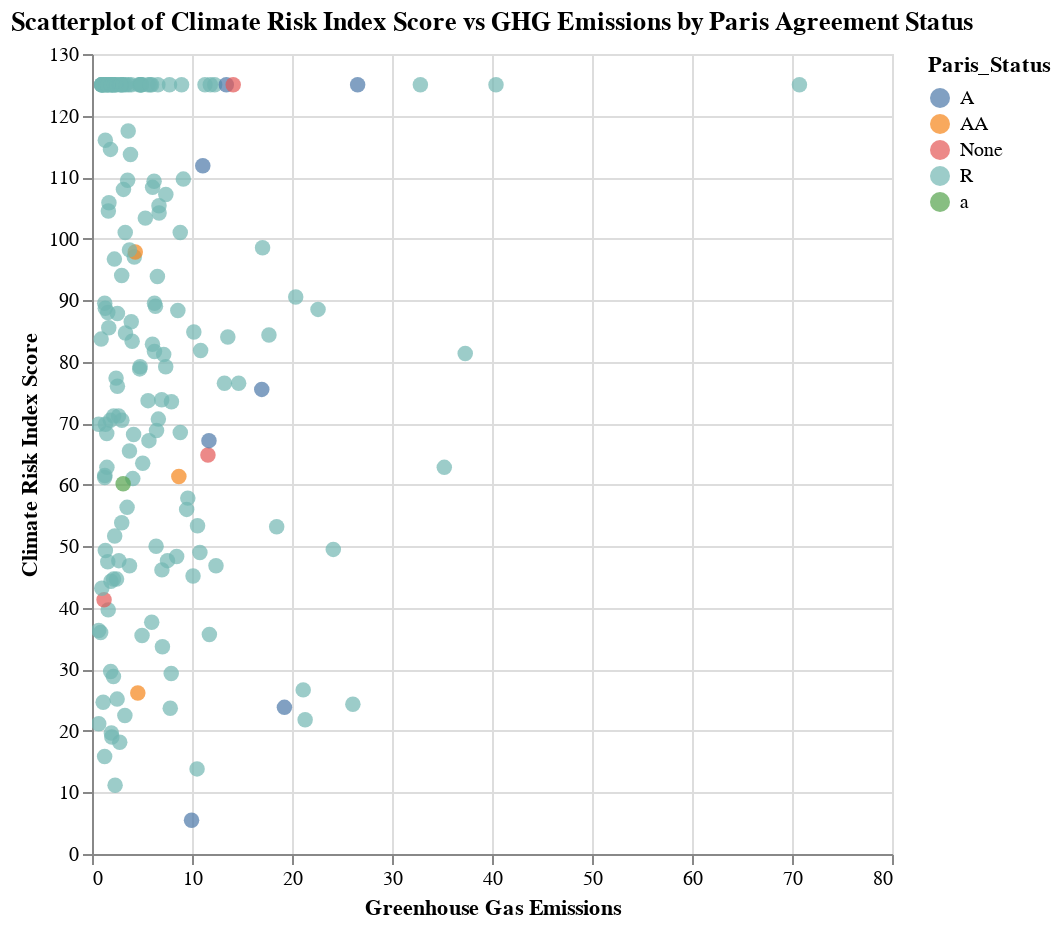

Source (notebook cell):
### Markdown cell above
The above plot shows the data with fitted regressions lines and confidence bounds. The bottom plot show the same data, but without the regression lines and in a more interactive form.

### Code cell
dot_chart = alt.Chart(simplified_data2).mark_circle(size = 60).encode(
    alt.X("GHG_Emissions", title = "Greenhouse Gas Emissions"),
    alt.Y("CRI_SCORE", title = "Climate Risk Index Score"),
    alt.Color("Paris_Status"),
    tooltip = [
        alt.Tooltip('Country_Name', title = "Country"),
        alt.Tooltip('GHG_Emissions',  title = "GHG Emissions"),
        alt.Tooltip('CRI_SCORE', title = "Climate Risk Score")]
).properties(
    width = 400,
    height = 400,
    title = "Scatterplot of Climate Risk Index Score vs GHG Emissions by Paris Agreement Status"
).interactive()

dot_chart

### Figure 1 — Vega-Lite specification as saved in the notebook (floating-point values rounded to 4 significant figures; data arrays with more than 128 entries replaced by an {"elided": "..."} marker saying what was removed)
{"config": {"view": {"continuousWidth": 300, "continuousHeight": 300}}, "data": {"name": "data-05460a8de04e125eb15aa53553f867b2"}, "mark": {"type": "circle", "size": 60}, "encoding": {"color": {"field": "Paris_Status", "type": "nominal"}, "tooltip": [{"field": "Country_Name", "title": "Country", "type": "nominal"}, {"field": "GHG_Emissions", "title": "GHG Emissions", "type": "quantitative"}, {"field": "CRI_SCORE", "title": "Climate Risk Score", "type": "quantitative"}], "x": {"field": "GHG_Emissions", "title": "Greenhouse Gas Emissions", "type": "quantitative"}, "y": {"field": "CRI_SCORE", "title": "Climate Risk Index Score", "type": "quantitative"}}, "height": 400, "params": [{"name": "param_1", "select": {"type": "interval", "encodings": ["x", "y"]}, "bind": "scales"}], "title": "Scatterplot of Climate Risk Index Score vs GHG Emissions by Paris Agreement Status", "width": 400, "$schema": "https://vega.github.io/schema/vega-lite/v5.16.3.json", "datasets": {"data-05460a8de04e125eb15aa53553f867b2": {"elided": "177 records"}}}
